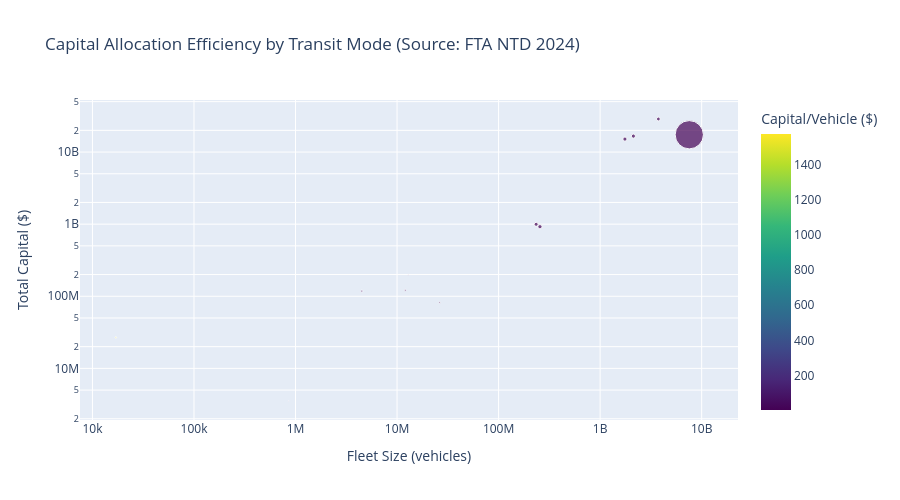

The notebook cell saved with this chart:
### Markdown cell above
## 6. Capital Allocation Efficiency

### Code cell
# NTD capital by mode vs vehicle counts
ntd['passenger_vehicles'] = pd.to_numeric(ntd['passenger_vehicles'], errors='coerce').fillna(0)
mode_summary = ntd.groupby('mode_name').agg({
    'total': 'sum',
    'passenger_vehicles': 'sum',
    'agency': 'nunique'
}).reset_index()
mode_summary = mode_summary[mode_summary.passenger_vehicles > 0]
mode_summary['capital_per_vehicle'] = mode_summary['total'] / mode_summary['passenger_vehicles']
mode_summary = mode_summary.sort_values('capital_per_vehicle', ascending=False).head(12)

fig = px.scatter(mode_summary, x='passenger_vehicles', y='total',
                 size='agency', color='capital_per_vehicle',
                 hover_name='mode_name',
                 title='Capital Allocation Efficiency by Transit Mode (Source: FTA NTD 2024)',
                 labels={'passenger_vehicles': 'Fleet Size (vehicles)',
                         'total': 'Total Capital ($)',
                         'capital_per_vehicle': 'Capital/Vehicle ($)',
                         'agency': 'Agencies'},
                 color_continuous_scale='Viridis')
fig.update_layout(height=500, xaxis_type='log', yaxis_type='log')
fig.write_html('../figures/18_capital_efficiency.html')
fig.show()

### Figure 1 — Plotly figure (JSON) as saved in the notebook; plotly's stock layout.template omitted (floating-point values rounded to 4 significant figures)
{"data": [{"hovertemplate": "<b>%{hovertext}</b><br><br>Fleet Size (vehicles)=%{x}<br>Total Capital ($)=%{y}<br>Agencies=%{marker.size}<br>Capital/Vehicle ($)=%{marker.color}<extra></extra>", "hovertext": ["Inclined Plane", "Monorail/Automated Guideway", "Alaska Railroad", "Hybrid Rail", "Light Rail", "Commuter Rail", "Heavy Rail", "Bus Rapid Transit", "Cable Car", "Streetcar Rail", "Trolleybus", "Bus"], "legendgroup": "", "marker": {"color": [1577.0, 26.21, 15.37, 10.07, 8.623, 7.828, 7.671, 4.25, 4.131, 3.608, 3.105, 2.302], "coloraxis": "coloraxis", "size": [5, 9, 1, 7, 34, 34, 28, 32, 1, 36, 5, 1576], "sizemode": "area", "sizeref": 3.94, "symbol": "circle"}, "mode": "markers", "name": "", "orientation": "v", "showlegend": false, "type": "scatter", "x": [17019, 4500117, 12858958, 12044304, 1754619902, 2125475306, 3745762785, 234316823, 853983, 255393046, 26248358, 7551574119], "xaxis": "x", "y": [26840008, 117935602, 197697110, 121316936, 15130101980, 16639132408, 28733431155, 995921872, 3527870, 921417891, 81499568, 17381445429], "yaxis": "y"}], "layout": {"coloraxis": {"colorbar": {"title": {"text": "Capital/Vehicle ($)"}}, "colorscale": [[0.0, "#440154"], [0.1111, "#482878"], [0.2222, "#3e4989"], [0.3333, "#31688e"], [0.4444, "#26828e"], [0.5556, "#1f9e89"], [0.6667, "#35b779"], [0.7778, "#6ece58"], [0.8889, "#b5de2b"], [1.0, "#fde725"]]}, "height": 500, "legend": {"itemsizing": "constant", "tracegroupgap": 0}, "title": {"text": "Capital Allocation Efficiency by Transit Mode (Source: FTA NTD 2024)"}, "xaxis": {"anchor": "y", "domain": [0.0, 1.0], "title": {"text": "Fleet Size (vehicles)"}, "type": "log"}, "yaxis": {"anchor": "x", "domain": [0.0, 1.0], "title": {"text": "Total Capital ($)"}, "type": "log"}}}
